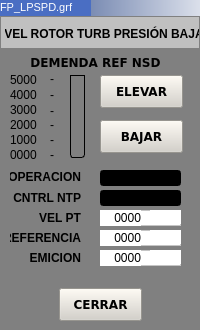
<?xml version="1.0" encoding="UTF-8"?>
<ui version="4.0">
 <class>WRotorTurb</class>
 <widget class="QWidget" name="WRotorTurb">
  <property name="geometry">
   <rect>
    <x>0</x>
    <y>0</y>
    <width>200</width>
    <height>330</height>
   </rect>
  </property>
  <property name="minimumSize">
   <size>
    <width>200</width>
    <height>330</height>
   </size>
  </property>
  <property name="maximumSize">
   <size>
    <width>200</width>
    <height>330</height>
   </size>
  </property>
  <property name="windowTitle">
   <string>Dialog</string>
  </property>
  <property name="styleSheet">
   <string notr="true">background-color: rgb(128, 128, 128);</string>
  </property>
  <widget class="QFrame" name="frame">
   <property name="geometry">
    <rect>
     <x>1</x>
     <y>17</y>
     <width>198</width>
     <height>31</height>
    </rect>
   </property>
   <property name="styleSheet">
    <string notr="true">background-color: rgb(192, 192, 192);</string>
   </property>
   <property name="frameShape">
    <enum>QFrame::NoFrame</enum>
   </property>
   <property name="frameShadow">
    <enum>QFrame::Sunken</enum>
   </property>
   <property name="lineWidth">
    <number>2</number>
   </property>
   <widget class="QLabel" name="lbVelRotorT">
    <property name="geometry">
     <rect>
      <x>4</x>
      <y>7</y>
      <width>198</width>
      <height>20</height>
     </rect>
    </property>
    <property name="font">
     <font>
      <weight>75</weight>
      <bold>true</bold>
     </font>
    </property>
    <property name="frameShape">
     <enum>QFrame::NoFrame</enum>
    </property>
    <property name="frameShadow">
     <enum>QFrame::Plain</enum>
    </property>
    <property name="lineWidth">
     <number>1</number>
    </property>
    <property name="text">
     <string>VEL ROTOR TURB PRESIÓN BAJA</string>
    </property>
    <property name="alignment">
     <set>Qt::AlignCenter</set>
    </property>
   </widget>
  </widget>
  <widget class="QPushButton" name="btCerrar">
   <property name="geometry">
    <rect>
     <x>59</x>
     <y>288</y>
     <width>83</width>
     <height>33</height>
    </rect>
   </property>
   <property name="font">
    <font>
     <family>Verdana</family>
     <weight>75</weight>
     <bold>true</bold>
     <kerning>true</kerning>
    </font>
   </property>
   <property name="styleSheet">
    <string notr="true">background-color: rgb(212, 208, 200);</string>
   </property>
   <property name="text">
    <string>CERRAR</string>
   </property>
   <property name="shortcut">
    <string/>
   </property>
   <property name="autoDefault">
    <bool>false</bool>
   </property>
   <property name="default">
    <bool>false</bool>
   </property>
   <property name="flat">
    <bool>false</bool>
   </property>
  </widget>
  <widget class="QPushButton" name="btElevar">
   <property name="geometry">
    <rect>
     <x>100</x>
     <y>75</y>
     <width>83</width>
     <height>33</height>
    </rect>
   </property>
   <property name="font">
    <font>
     <family>Verdana</family>
     <weight>75</weight>
     <bold>true</bold>
     <kerning>true</kerning>
    </font>
   </property>
   <property name="styleSheet">
    <string notr="true">background-color: rgb(212, 208, 200);</string>
   </property>
   <property name="text">
    <string>ELEVAR</string>
   </property>
   <property name="shortcut">
    <string/>
   </property>
   <property name="autoDefault">
    <bool>false</bool>
   </property>
   <property name="default">
    <bool>false</bool>
   </property>
   <property name="flat">
    <bool>false</bool>
   </property>
  </widget>
  <widget class="QPushButton" name="btBajar">
   <property name="geometry">
    <rect>
     <x>100</x>
     <y>120</y>
     <width>83</width>
     <height>33</height>
    </rect>
   </property>
   <property name="font">
    <font>
     <family>Verdana</family>
     <weight>75</weight>
     <bold>true</bold>
     <kerning>true</kerning>
    </font>
   </property>
   <property name="styleSheet">
    <string notr="true">background-color: rgb(212, 208, 200);</string>
   </property>
   <property name="text">
    <string>BAJAR</string>
   </property>
   <property name="shortcut">
    <string/>
   </property>
   <property name="autoDefault">
    <bool>false</bool>
   </property>
   <property name="default">
    <bool>false</bool>
   </property>
   <property name="flat">
    <bool>false</bool>
   </property>
  </widget>
  <widget class="QLabel" name="lbDemandaT">
   <property name="geometry">
    <rect>
     <x>10</x>
     <y>55</y>
     <width>171</width>
     <height>15</height>
    </rect>
   </property>
   <property name="font">
    <font>
     <family>Verdana</family>
     <weight>75</weight>
     <bold>true</bold>
    </font>
   </property>
   <property name="frameShape">
    <enum>QFrame::NoFrame</enum>
   </property>
   <property name="frameShadow">
    <enum>QFrame::Plain</enum>
   </property>
   <property name="lineWidth">
    <number>1</number>
   </property>
   <property name="text">
    <string>DEMENDA REF NSD</string>
   </property>
   <property name="alignment">
    <set>Qt::AlignCenter</set>
   </property>
  </widget>
  <widget class="QProgressBar" name="progressBar">
   <property name="geometry">
    <rect>
     <x>70</x>
     <y>75</y>
     <width>15</width>
     <height>83</height>
    </rect>
   </property>
   <property name="font">
    <font>
     <kerning>true</kerning>
    </font>
   </property>
   <property name="layoutDirection">
    <enum>Qt::LeftToRight</enum>
   </property>
   <property name="styleSheet">
    <string notr="true">QProgressBar {
 border: 1px solid black;
 text-align: top;
 padding: 0px;
 border-bottom-right-radius: 3px;
 border-bottom-left-radius: 3px;
 background: QLinearGradient( x1: 0, y1: 0, x2: 1, y2: 0,
 stop: 0 #fff,
 stop: 0.4999 #eee,
 stop: 0.5 #ddd,
 stop: 1 #eee );
 }

QProgressBar::chunk {
 background: QLinearGradient( x1: 0, y1: 0, x2: 1, y2: 0,
 stop: 0 #ff0000,
 stop: 0.6 #b50000);
 border-bottom-right-radius: 3px;
 border-bottom-left-radius: 3px;
 border: 0px solid black;
 }</string>
   </property>
   <property name="value">
    <number>20</number>
   </property>
   <property name="textVisible">
    <bool>false</bool>
   </property>
   <property name="orientation">
    <enum>Qt::Vertical</enum>
   </property>
   <property name="invertedAppearance">
    <bool>false</bool>
   </property>
  </widget>
  <widget class="QLabel" name="lbNum5">
   <property name="geometry">
    <rect>
     <x>10</x>
     <y>72</y>
     <width>31</width>
     <height>16</height>
    </rect>
   </property>
   <property name="text">
    <string>5000</string>
   </property>
  </widget>
  <widget class="QLabel" name="lbg">
   <property name="geometry">
    <rect>
     <x>50</x>
     <y>71</y>
     <width>16</width>
     <height>16</height>
    </rect>
   </property>
   <property name="text">
    <string>-</string>
   </property>
  </widget>
  <widget class="QLabel" name="lbNum4">
   <property name="geometry">
    <rect>
     <x>10</x>
     <y>87</y>
     <width>31</width>
     <height>16</height>
    </rect>
   </property>
   <property name="text">
    <string>4000</string>
   </property>
  </widget>
  <widget class="QLabel" name="lbg_2">
   <property name="geometry">
    <rect>
     <x>50</x>
     <y>87</y>
     <width>16</width>
     <height>16</height>
    </rect>
   </property>
   <property name="text">
    <string>-</string>
   </property>
  </widget>
  <widget class="QLabel" name="lbg_3">
   <property name="geometry">
    <rect>
     <x>50</x>
     <y>103</y>
     <width>16</width>
     <height>16</height>
    </rect>
   </property>
   <property name="text">
    <string>-</string>
   </property>
  </widget>
  <widget class="QLabel" name="lbNum2">
   <property name="geometry">
    <rect>
     <x>10</x>
     <y>117</y>
     <width>31</width>
     <height>16</height>
    </rect>
   </property>
   <property name="text">
    <string>2000</string>
   </property>
  </widget>
  <widget class="QLabel" name="lbg_4">
   <property name="geometry">
    <rect>
     <x>50</x>
     <y>117</y>
     <width>16</width>
     <height>16</height>
    </rect>
   </property>
   <property name="text">
    <string>-</string>
   </property>
  </widget>
  <widget class="QLabel" name="lbNum3">
   <property name="geometry">
    <rect>
     <x>10</x>
     <y>102</y>
     <width>31</width>
     <height>16</height>
    </rect>
   </property>
   <property name="text">
    <string>3000</string>
   </property>
  </widget>
  <widget class="QLabel" name="lbg_5">
   <property name="geometry">
    <rect>
     <x>50</x>
     <y>132</y>
     <width>16</width>
     <height>16</height>
    </rect>
   </property>
   <property name="text">
    <string>-</string>
   </property>
  </widget>
  <widget class="QLabel" name="lbNum1">
   <property name="geometry">
    <rect>
     <x>10</x>
     <y>132</y>
     <width>31</width>
     <height>16</height>
    </rect>
   </property>
   <property name="text">
    <string>1000</string>
   </property>
  </widget>
  <widget class="QLabel" name="lbNum0">
   <property name="geometry">
    <rect>
     <x>10</x>
     <y>147</y>
     <width>31</width>
     <height>16</height>
    </rect>
   </property>
   <property name="text">
    <string>0000</string>
   </property>
  </widget>
  <widget class="QLabel" name="lbg_6">
   <property name="geometry">
    <rect>
     <x>50</x>
     <y>147</y>
     <width>16</width>
     <height>16</height>
    </rect>
   </property>
   <property name="text">
    <string>-</string>
   </property>
  </widget>
  <widget class="QLabel" name="lbOperacionT">
   <property name="geometry">
    <rect>
     <x>10</x>
     <y>169</y>
     <width>71</width>
     <height>16</height>
    </rect>
   </property>
   <property name="font">
    <font>
     <weight>75</weight>
     <bold>true</bold>
    </font>
   </property>
   <property name="text">
    <string>OPERACION</string>
   </property>
   <property name="alignment">
    <set>Qt::AlignRight|Qt::AlignTrailing|Qt::AlignVCenter</set>
   </property>
  </widget>
  <widget class="QLabel" name="lbCntrlT">
   <property name="geometry">
    <rect>
     <x>10</x>
     <y>190</y>
     <width>71</width>
     <height>16</height>
    </rect>
   </property>
   <property name="font">
    <font>
     <weight>75</weight>
     <bold>true</bold>
    </font>
   </property>
   <property name="text">
    <string>CNTRL NTP</string>
   </property>
   <property name="alignment">
    <set>Qt::AlignRight|Qt::AlignTrailing|Qt::AlignVCenter</set>
   </property>
  </widget>
  <widget class="QLabel" name="lbVelT">
   <property name="geometry">
    <rect>
     <x>10</x>
     <y>210</y>
     <width>71</width>
     <height>16</height>
    </rect>
   </property>
   <property name="font">
    <font>
     <weight>75</weight>
     <bold>true</bold>
    </font>
   </property>
   <property name="text">
    <string>VEL PT</string>
   </property>
   <property name="alignment">
    <set>Qt::AlignRight|Qt::AlignTrailing|Qt::AlignVCenter</set>
   </property>
  </widget>
  <widget class="QLabel" name="lbRefT">
   <property name="geometry">
    <rect>
     <x>10</x>
     <y>230</y>
     <width>71</width>
     <height>16</height>
    </rect>
   </property>
   <property name="font">
    <font>
     <weight>75</weight>
     <bold>true</bold>
    </font>
   </property>
   <property name="text">
    <string>REFERENCIA</string>
   </property>
   <property name="alignment">
    <set>Qt::AlignRight|Qt::AlignTrailing|Qt::AlignVCenter</set>
   </property>
  </widget>
  <widget class="QLabel" name="lbEmicionT">
   <property name="geometry">
    <rect>
     <x>10</x>
     <y>250</y>
     <width>71</width>
     <height>16</height>
    </rect>
   </property>
   <property name="font">
    <font>
     <weight>75</weight>
     <bold>true</bold>
    </font>
   </property>
   <property name="text">
    <string>EMICION</string>
   </property>
   <property name="alignment">
    <set>Qt::AlignRight|Qt::AlignTrailing|Qt::AlignVCenter</set>
   </property>
  </widget>
  <widget class="QFrame" name="frame_2">
   <property name="geometry">
    <rect>
     <x>100</x>
     <y>210</y>
     <width>81</width>
     <height>16</height>
    </rect>
   </property>
   <property name="styleSheet">
    <string notr="true">background-color: rgb(255, 255, 255);</string>
   </property>
   <property name="frameShape">
    <enum>QFrame::StyledPanel</enum>
   </property>
   <property name="frameShadow">
    <enum>QFrame::Raised</enum>
   </property>
   <widget class="QLabel" name="lbVel">
    <property name="geometry">
     <rect>
      <x>0</x>
      <y>0</y>
      <width>41</width>
      <height>16</height>
     </rect>
    </property>
    <property name="text">
     <string>0000</string>
    </property>
    <property name="alignment">
     <set>Qt::AlignRight|Qt::AlignTrailing|Qt::AlignVCenter</set>
    </property>
   </widget>
   <widget class="QLabel" name="lbVelU">
    <property name="geometry">
     <rect>
      <x>50</x>
      <y>0</y>
      <width>31</width>
      <height>14</height>
     </rect>
    </property>
    <property name="text">
     <string/>
    </property>
    <property name="alignment">
     <set>Qt::AlignCenter</set>
    </property>
   </widget>
  </widget>
  <widget class="QFrame" name="frame_3">
   <property name="geometry">
    <rect>
     <x>100</x>
     <y>230</y>
     <width>81</width>
     <height>16</height>
    </rect>
   </property>
   <property name="styleSheet">
    <string notr="true">background-color: rgb(255, 255, 255);</string>
   </property>
   <property name="frameShape">
    <enum>QFrame::StyledPanel</enum>
   </property>
   <property name="frameShadow">
    <enum>QFrame::Raised</enum>
   </property>
   <widget class="QLabel" name="lbRef">
    <property name="geometry">
     <rect>
      <x>0</x>
      <y>0</y>
      <width>41</width>
      <height>16</height>
     </rect>
    </property>
    <property name="text">
     <string>0000</string>
    </property>
    <property name="alignment">
     <set>Qt::AlignRight|Qt::AlignTrailing|Qt::AlignVCenter</set>
    </property>
   </widget>
   <widget class="QLabel" name="lbRefU">
    <property name="geometry">
     <rect>
      <x>50</x>
      <y>0</y>
      <width>31</width>
      <height>14</height>
     </rect>
    </property>
    <property name="text">
     <string/>
    </property>
    <property name="alignment">
     <set>Qt::AlignCenter</set>
    </property>
   </widget>
  </widget>
  <widget class="QFrame" name="frame_4">
   <property name="geometry">
    <rect>
     <x>100</x>
     <y>250</y>
     <width>81</width>
     <height>16</height>
    </rect>
   </property>
   <property name="styleSheet">
    <string notr="true">background-color: rgb(255, 255, 255);</string>
   </property>
   <property name="frameShape">
    <enum>QFrame::StyledPanel</enum>
   </property>
   <property name="frameShadow">
    <enum>QFrame::Raised</enum>
   </property>
   <widget class="QLabel" name="lbEmicion">
    <property name="geometry">
     <rect>
      <x>0</x>
      <y>0</y>
      <width>41</width>
      <height>16</height>
     </rect>
    </property>
    <property name="text">
     <string>0000</string>
    </property>
    <property name="alignment">
     <set>Qt::AlignRight|Qt::AlignTrailing|Qt::AlignVCenter</set>
    </property>
   </widget>
   <widget class="QLabel" name="lbEmicionU">
    <property name="geometry">
     <rect>
      <x>50</x>
      <y>0</y>
      <width>31</width>
      <height>14</height>
     </rect>
    </property>
    <property name="text">
     <string/>
    </property>
    <property name="alignment">
     <set>Qt::AlignCenter</set>
    </property>
   </widget>
  </widget>
  <widget class="QFrame" name="frame_5">
   <property name="geometry">
    <rect>
     <x>0</x>
     <y>0</y>
     <width>241</width>
     <height>16</height>
    </rect>
   </property>
   <property name="styleSheet">
    <string notr="true">background-color: qlineargradient(spread:pad, x1:0, y1:0, x2:1, y2:0, stop:0 rgba(43, 71, 134, 255), stop:1 rgba(255, 255, 255, 255));</string>
   </property>
   <property name="frameShape">
    <enum>QFrame::Panel</enum>
   </property>
   <property name="frameShadow">
    <enum>QFrame::Raised</enum>
   </property>
   <property name="lineWidth">
    <number>0</number>
   </property>
   <widget class="QLabel" name="lbIP">
    <property name="geometry">
     <rect>
      <x>0</x>
      <y>0</y>
      <width>91</width>
      <height>16</height>
     </rect>
    </property>
    <property name="font">
     <font>
      <pointsize>5</pointsize>
     </font>
    </property>
    <property name="styleSheet">
     <string notr="true">background-color: rgb(74, 110, 195);</string>
    </property>
    <property name="text">
     <string>&lt;!DOCTYPE HTML PUBLIC &quot;-//W3C//DTD HTML 4.0//EN&quot; &quot;http://www.w3.org/TR/REC-html40/strict.dtd&quot;&gt;
&lt;html&gt;&lt;head&gt;&lt;meta name=&quot;qrichtext&quot; content=&quot;1&quot; /&gt;&lt;style type=&quot;text/css&quot;&gt;
p, li { white-space: pre-wrap; }
&lt;/style&gt;&lt;/head&gt;&lt;body style=&quot; font-family:'MS Shell Dlg 2'; font-size:5pt; font-weight:400; font-style:normal;&quot;&gt;
&lt;p style=&quot; margin-top:0px; margin-bottom:0px; margin-left:0px; margin-right:0px; -qt-block-indent:0; text-indent:0px;&quot;&gt;&lt;span style=&quot; font-size:8pt; color:#ffffff;&quot;&gt;FP_LPSPD.grf&lt;/span&gt;&lt;/p&gt;&lt;/body&gt;&lt;/html&gt;</string>
    </property>
   </widget>
  </widget>
  <widget class="QLineEdit" name="leOper">
   <property name="geometry">
    <rect>
     <x>100</x>
     <y>170</y>
     <width>81</width>
     <height>16</height>
    </rect>
   </property>
   <property name="styleSheet">
    <string notr="true">background-color: rgb(0, 0, 0);
color: rgb(255, 255, 0);</string>
   </property>
   <property name="text">
    <string/>
   </property>
   <property name="alignment">
    <set>Qt::AlignCenter</set>
   </property>
  </widget>
  <widget class="QLineEdit" name="leCntr">
   <property name="geometry">
    <rect>
     <x>100</x>
     <y>190</y>
     <width>81</width>
     <height>16</height>
    </rect>
   </property>
   <property name="styleSheet">
    <string notr="true">background-color: rgb(0, 0, 0);
color: rgb(85, 255, 0);</string>
   </property>
   <property name="alignment">
    <set>Qt::AlignCenter</set>
   </property>
  </widget>
  <widget class="QLabel" name="lbFondo">
   <property name="geometry">
    <rect>
     <x>0</x>
     <y>0</y>
     <width>200</width>
     <height>330</height>
    </rect>
   </property>
   <property name="styleSheet">
    <string notr="true">background-color: rgb(128, 128, 128);</string>
   </property>
   <property name="text">
    <string/>
   </property>
  </widget>
  <zorder>lbFondo</zorder>
  <zorder>frame</zorder>
  <zorder>btCerrar</zorder>
  <zorder>btElevar</zorder>
  <zorder>btBajar</zorder>
  <zorder>lbDemandaT</zorder>
  <zorder>progressBar</zorder>
  <zorder>lbNum5</zorder>
  <zorder>lbg</zorder>
  <zorder>lbNum4</zorder>
  <zorder>lbg_2</zorder>
  <zorder>lbg_3</zorder>
  <zorder>lbNum2</zorder>
  <zorder>lbg_4</zorder>
  <zorder>lbNum3</zorder>
  <zorder>lbg_5</zorder>
  <zorder>lbNum1</zorder>
  <zorder>lbNum0</zorder>
  <zorder>lbg_6</zorder>
  <zorder>lbOperacionT</zorder>
  <zorder>lbCntrlT</zorder>
  <zorder>lbVelT</zorder>
  <zorder>lbRefT</zorder>
  <zorder>lbEmicionT</zorder>
  <zorder>frame_2</zorder>
  <zorder>frame_3</zorder>
  <zorder>frame_4</zorder>
  <zorder>frame_5</zorder>
  <zorder>leOper</zorder>
  <zorder>leCntr</zorder>
 </widget>
 <resources/>
 <connections/>
</ui>
